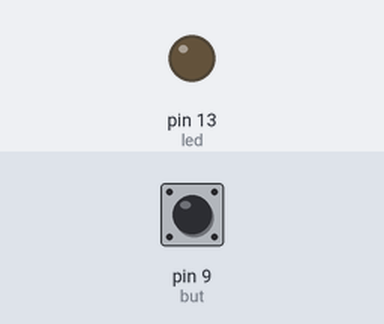
This sketch was run on a simulated Arduino Uno, built with avr-gcc and run on an emulated ATmega328P. On the bench: output pins drawn as LEDs (lit = HIGH). Inputs (shaded band) come from the test bench; at power-on: pin 9 (but) HIGH.

Above: at 1.2 s.
1.3 s: pin 9 (but) pulsed LOW 5 times (0.12 s each, 0.3 s apart)
4.3 s: pin 9 (but) pulled LOW for 3.2 s
At 5.3 s:
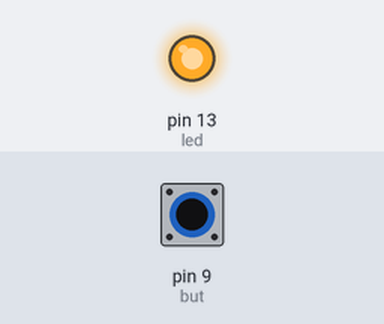
Timing chart, 0 to 9.0 s (numbered marks = the images above; inputs shaded):
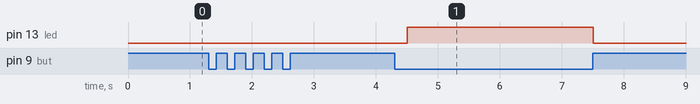

Measured:
- after the input at 4.3 s, pin 13 (led): LOW → HIGH after 0.20 s, → LOW 3.0 s later

The sketch:

lidabut.ino
```cpp
int but = 9;
int led = 13;
void setup() {
  pinMode(but, INPUT_PULLUP);
  pinMode(led, OUTPUT);
  digitalWrite(led,HIGH);
}
int estado = 0;
void loop() {
  if (butL()) {
    digitalWrite(led,LOW);
  } else {
    digitalWrite(led,HIGH);
  }

}

bool butL() {
  if (estado == 0 && !digitalRead(but)) {
    delay(200);
    estado = 1;
  }
  if (estado == 1 && digitalRead(but)) {
    estado = 2;
    return true;
  }
  if (estado == 2 && !digitalRead(but)) {
    delay(200);
    estado = 3;
  }
  if (estado == 3 && digitalRead(but)) {
    estado = 0;
    return false;
  }

}
```
